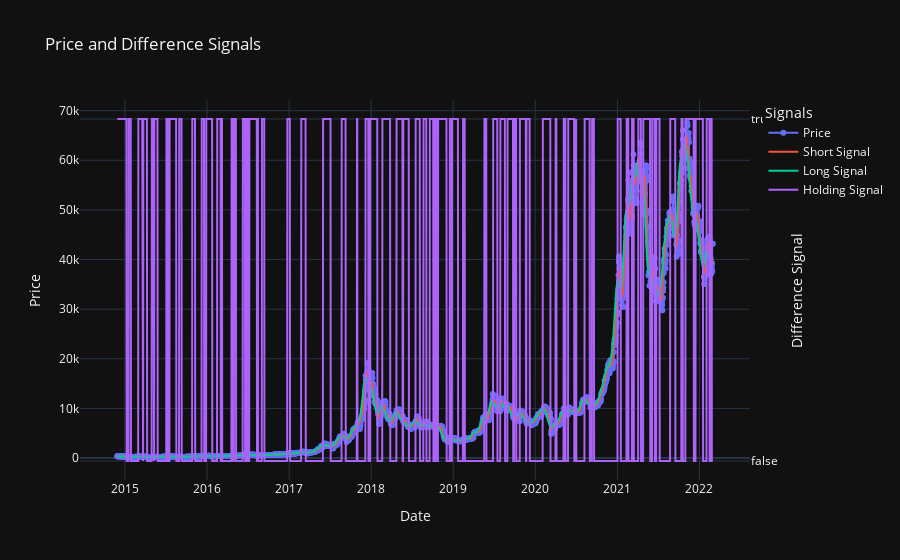

Notebook code cell kept with this figure:
### Markdown cell above
The above plot is interactive, you can zoom in to certain regions of the graph.

### Code cell
from signals import holding_signal

def plot_signals_with_difference(data: pd.DataFrame):
    price, date = data['close'].values, data['date'].values

    short_filter = sma_filter(10)
    long_filter = sma_filter(20)
    short_signal = wma_signal(price, short_filter)
    long_signal = wma_signal(price, long_filter)
    the_holding_signal = holding_signal(short_signal, long_signal)

    fig = go.Figure()
    fig.add_trace(go.Scatter(x=date, y=price, mode='lines+markers', name='Price', line_shape='spline'))
    fig.add_trace(go.Scatter(x=date, y=short_signal, mode='lines', name='Short Signal', line_shape='spline'))
    fig.add_trace(go.Scatter(x=date, y=long_signal, mode='lines', name='Long Signal', line_shape='spline'))
    fig.add_trace(go.Scatter(x=date, y=the_holding_signal, yaxis="y2", mode='lines', name='Holding Signal'))

    fig.update_layout(
        title="Price and Difference Signals",
        xaxis_title="Date",
        yaxis_title="Price",
        yaxis2=dict(title="Difference Signal", overlaying='y', side='right'),
        legend_title="Signals",
        template="plotly_dark"
    )

    fig.show()

dataset = KaggleDataset(timescale="Daily")
plot_signals_with_difference(dataset.df)

### Figure 1 — Plotly figure (JSON) as saved in the notebook; plotly's stock layout.template omitted (floating-point values rounded to 4 significant figures; data arrays with more than 128 entries replaced by an {"elided": "..."} marker saying what was removed)
{"data": [{"line": {"shape": "spline"}, "mode": "lines+markers", "name": "Price", "type": "scatter", "x": {"elided": "2651 str values"}, "y": {"elided": "2651 float values"}}, {"line": {"shape": "spline"}, "mode": "lines", "name": "Short Signal", "type": "scatter", "x": {"elided": "2651 str values"}, "y": {"elided": "2651 float values"}}, {"line": {"shape": "spline"}, "mode": "lines", "name": "Long Signal", "type": "scatter", "x": {"elided": "2651 str values"}, "y": {"elided": "2651 float values"}}, {"mode": "lines", "name": "Holding Signal", "type": "scatter", "x": {"elided": "2651 str values"}, "y": {"elided": "2651 bool values"}, "yaxis": "y2"}], "layout": {"legend": {"title": {"text": "Signals"}}, "title": {"text": "Price and Difference Signals"}, "xaxis": {"title": {"text": "Date"}}, "yaxis": {"title": {"text": "Price"}}, "yaxis2": {"overlaying": "y", "side": "right", "title": {"text": "Difference Signal"}}}}
